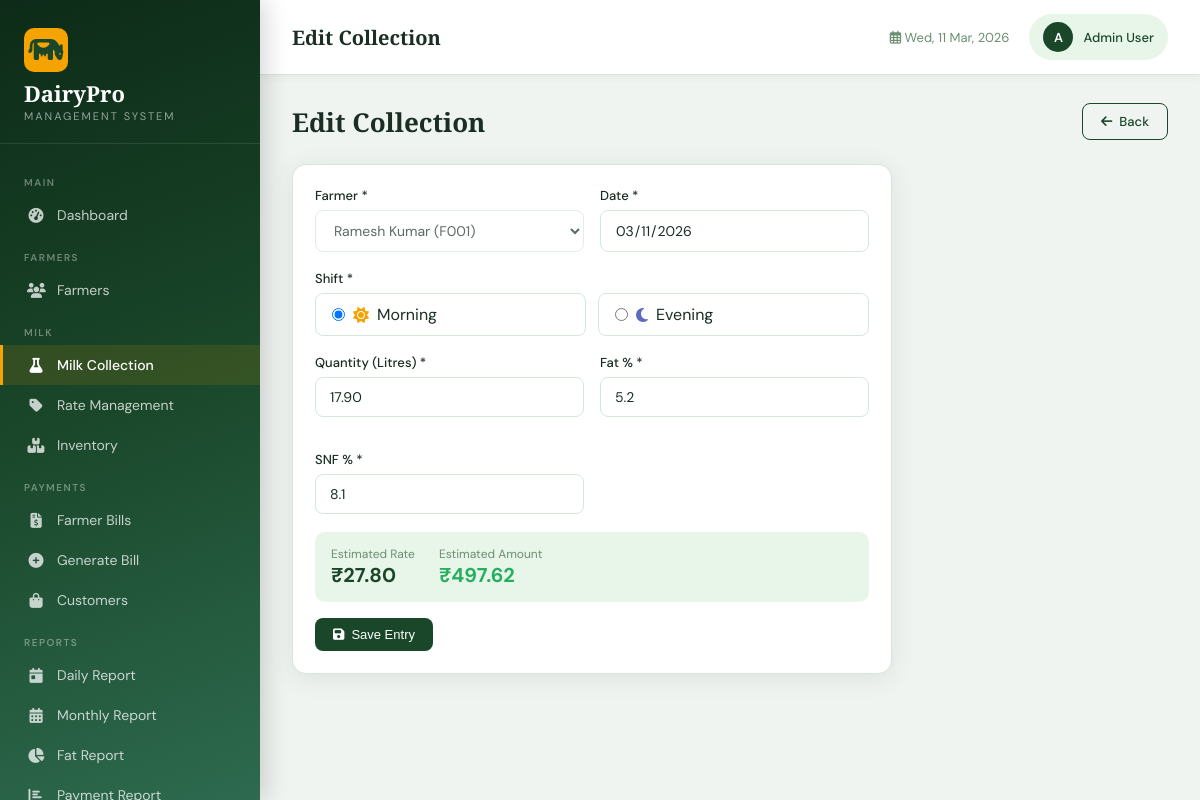
The page /milk/181/edit/ (signed in) on the database its author committed.
### milk_collection/models.py (models this page shows, shortened)
class MilkCollection(models.Model):
    SHIFT_CHOICES = [('morning', 'Morning'), ('evening', 'Evening')]
    farmer = models.ForeignKey(Farmer, on_delete=models.CASCADE, related_name='collections')
    date = models.DateField()
    shift = models.CharField(max_length=10, choices=SHIFT_CHOICES)
    quantity = models.DecimalField(max_digits=8, decimal_places=2)
    fat = models.DecimalField(max_digits=4, decimal_places=1)
    snf = models.DecimalField(max_digits=4, decimal_places=1)
    rate = models.DecimalField(max_digits=8, decimal_places=2, default=0)
    total_amount = models.DecimalField(max_digits=10, decimal_places=2, default=0)
    created_at = models.DateTimeField(auto_now_add=True)
    updated_at = models.DateTimeField(auto_now=True)
    class Meta:
        ordering = ['-date', '-shift']
        unique_together = ['farmer', 'date', 'shift']

### farmers/models.py (models this page shows, shortened)
class Farmer(models.Model):
    farmer_id = models.CharField(max_length=20, unique=True)
    name = models.CharField(max_length=100)
    address = models.TextField()
    phone = models.CharField(max_length=15)
    email = models.EmailField(blank=True)
    bank_name = models.CharField(max_length=100, blank=True)
    account_number = models.CharField(max_length=30, blank=True)
    ifsc_code = models.CharField(max_length=20, blank=True)
    joining_date = models.DateField()
    is_active = models.BooleanField(default=True)
    photo = models.ImageField(upload_to='farmers/', blank=True, null=True)
    created_at = models.DateTimeField(auto_now_add=True)
    updated_at = models.DateTimeField(auto_now=True)
    class Meta:
        ordering = ['farmer_id']

### milk_collection/views.py (the view, shortened to what this page needs)
# urls.py: path('<int:pk>/edit/', views.collection_edit, name='collection_edit'),
@login_required
def collection_edit(request, pk):
    collection = get_object_or_404(MilkCollection, pk=pk)
    farmers = Farmer.objects.filter(is_active=True)
    return render(request, 'milk/form.html', {'collection': collection, 'farmers': farmers, 'title': 'Edit Collection'})

### templates/milk/form.html (shortened to what this page needs)
{% extends 'base.html' %}
{% block page_title %}{{ title }}{% endblock %}
{% block content %}
<div class="page-header">
    <div><h2>{{ title }}</h2></div>
    <a href="{% url 'collection_list' %}" class="btn btn-outline"><i class="fas fa-arrow-left"></i> Back</a>
</div>
<div class="card" style="max-width:600px;">
  <div class="card-body">
    <form method="post">
      <div class="form-row">
        <div class="form-group">
          <label class="form-label">Farmer *</label>
          <select name="farmer" class="form-control" required {% if collection %}disabled{% endif %}>
            {% for f in farmers %}
            <option value="{{ f.pk }}" {% if collection and collection.farmer.pk == f.pk %}selected{% endif %}>{{ f.name }} ({{ f.farmer_id }})</option>
            {% endfor %}
          </select>
        </div>
        <div class="form-group">
          <label class="form-label">Date *</label>
          <input type="date" name="date" class="form-control" value="{% if collection %}{{ collection.date|date:'Y-m-d' }}{% else %}{{ today }}{% endif %}" required {% if collection %}readonly{% endif %}>
        </div>
      </div>
      <div class="form-group">
        <label class="form-label">Shift *</label>
        <div style="display:flex;gap:12px;">
          <label style="display:flex;align-items:center;gap:8px;cursor:pointer;padding:10px 16px;border:1.5px solid var(--border);border-radius:8px;flex:1;" id="m-label">
            <input type="radio" name="shift" value="morning" {% if not collection or collection.shift == 'morning' %}checked{% endif %} onchange="highlightShift()"> <i class="fas fa-sun" style="color:#f4a300"></i> Morning
          </label>
          <label style="display:flex;align-items:center;gap:8px;cursor:pointer;padding:10px 16px;border:1.5px solid var(--border);border-radius:8px;flex:1;" id="e-label">
            <input type="radio" name="shift" value="evening" {% if collection and collection.shift == 'evening' %}checked{% endif %} onchange="highlightShift()"> <i class="fas fa-moon" style="color:#5c6bc0"></i> Evening
          </label>
        </div>
      </div>
      <div class="form-row">
        <div class="form-group">
          <label class="form-label">Quantity (Litres) *</label>
          <input type="number" step="0.01" name="quantity" class="form-control" value="{% if collection %}{{ collection.quantity }}{% endif %}" placeholder="e.g. 10.5" required oninput="calcRate()">
        </div>
        <div class="form-group">
          <label class="form-label">Fat % *</label>
          <input type="number" step="0.1" name="fat" id="fat" class="form-control" value="{% if collection %}{{ collection.fat }}{% endif %}" placeholder="e.g. 4.2" required oninput="calcRate()">
        </div>
        <div class="form-group">
          <label class="form-label">SNF % *</label>
          <input type="number" step="0.1" name="snf" id="snf" class="form-control" value="{% if collection %}{{ collection.snf }}{% endif %}" placeholder="e.g. 8.5" required oninput="calcRate()">
        </div>
      </div>
      <div style="background:var(--primary-pale);padding:14px 16px;border-radius:10px;margin-bottom:16px;display:flex;gap:24px;">
        <div><div style="font-size:12px;color:var(--text-muted)">Estimated Rate</div><div style="font-size:20px;font-weight:700;color:var(--primary)" id="est-rate">&#8377;—</div></div>
        <div><div style="font-size:12px;color:var(--text-muted)">Estimated Amount</div><div style="font-size:20px;font-weight:700;color:var(--success)" id="est-amt">&#8377;—</div></div>
      </div>
      <button type="submit" class="btn btn-primary"><i class="fas fa-save"></i> Save Entry</button>
    </form>
  </div>
</div>
{% endblock %}

### templates/base.html (shortened to what this page needs)
<!DOCTYPE html>
<html lang="en">
<head>
    <link href="https://cdnjs.cloudflare.com/ajax/libs/font-awesome/6.4.0/css/all.min.css" rel="stylesheet">
</head>
<body>
    {% if user.is_authenticated %}
    <aside class="sidebar" id="sidebar">
        <div class="sidebar-brand">
            <div class="logo-icon"><i class="fas fa-cow"></i></div>
            <h1>DairyPro</h1>
            <span>Management System</span>
        </div>
        <nav>
            <div class="nav-section-title">Main</div>
            <a href="{% url 'dashboard' %}" class="nav-link {% if request.resolver_match.url_name == 'dashboard' %}active{% endif %}">
                <i class="fas fa-tachometer-alt"></i> Dashboard
            </a>
            <div class="nav-section-title">Farmers</div>
            <a href="{% url 'farmer_list' %}" class="nav-link {% if 'farmer' in request.resolver_match.url_name %}active{% endif %}">
                <i class="fas fa-users"></i> Farmers
            </a>
            <div class="nav-section-title">Milk</div>
            <a href="{% url 'collection_list' %}" class="nav-link {% if 'collection' in request.resolver_match.url_name %}active{% endif %}">
                <i class="fas fa-flask"></i> Milk Collection
            </a>
            <a href="{% url 'milk_rates' %}" class="nav-link {% if request.resolver_match.url_name == 'milk_rates' %}active{% endif %}">
                <i class="fas fa-tag"></i> Rate Management
            </a>
            <a href="{% url 'inventory_list' %}" class="nav-link {% if 'inventory' in request.resolver_match.url_name %}active{% endif %}">
                <i class="fas fa-boxes"></i> Inventory
            </a>
            <div class="nav-section-title">Payments</div>
            <a href="{% url 'payment_list' %}" class="nav-link {% if request.resolver_match.url_name == 'payment_list' %}active{% endif %}">
                <i class="fas fa-file-invoice-dollar"></i> Farmer Bills
            </a>
            <a href="{% url 'generate_bill' %}" class="nav-link {% if request.resolver_match.url_name == 'generate_bill' %}active{% endif %}">
                <i class="fas fa-plus-circle"></i> Generate Bill
            </a>
            <a href="{% url 'customer_list' %}" class="nav-link {% if 'customer' in request.resolver_match.url_name %}active{% endif %}">
                <i class="fas fa-shopping-bag"></i> Customers
            </a>
            <div class="nav-section-title">Reports</div>
            <a href="{% url 'daily_report' %}" class="nav-link {% if request.resolver_match.url_name == 'daily_report' %}active{% endif %}">
                <i class="fas fa-calendar-day"></i> Daily Report
            </a>
            <a href="{% url 'monthly_report' %}" class="nav-link {% if request.resolver_match.url_name == 'monthly_report' %}active{% endif %}">
                <i class="fas fa-calendar-alt"></i> Monthly Report
            </a>
            <a href="{% url 'fat_report' %}" class="nav-link {% if request.resolver_match.url_name == 'fat_report' %}active{% endif %}">
                <i class="fas fa-chart-pie"></i> Fat Report
            </a>
            <a href="{% url 'payment_report' %}" class="nav-link {% if request.resolver_match.url_name == 'payment_report' %}active{% endif %}">
                <i class="fas fa-chart-bar"></i> Payment Report
            </a>
        </nav>
    </aside>
    <div class="main-content">
        <div class="topbar">
            <div style="display:flex;align-items:center;gap:14px;">
                <div class="topbar-title">{% block page_title %}Dashboard{% endblock %}</div>
            </div>
            <div class="topbar-right">
                <div class="topbar-date"><i class="far fa-calendar-alt"></i> <span id="current-date"></span></div>
                <a href="{% url 'profile' %}" class="user-badge">
                    <div class="avatar">{{ user.first_name|first|upper|default:user.username|first|upper }}</div>
                    <span style="font-size:13px;font-weight:500;">{{ user.get_full_name|default:user.username }}</span>
                </a>
            </div>
        </div>
        <div class="content-area">
            {% block content %}{% endblock %}
        </div>
    </div>
    {% else %}
        {% block auth_content %}{% endblock %}
    {% endif %}
</body>
</html>

### rows shown on the page
MilkCollection: farmer "Ramesh Kumar (F001)", date "03/11/2026", shift "☑ Morning", shift "☐ Evening", quantity "17.90", fat "5.2", snf "8.1"

### other values the page prints
{{ title }} "Edit Collection"
{{ user.first_name|first|upper|default:user.username|first|upper }} "A"
{{ user.get_full_name|default:user.username }} "Admin User"
